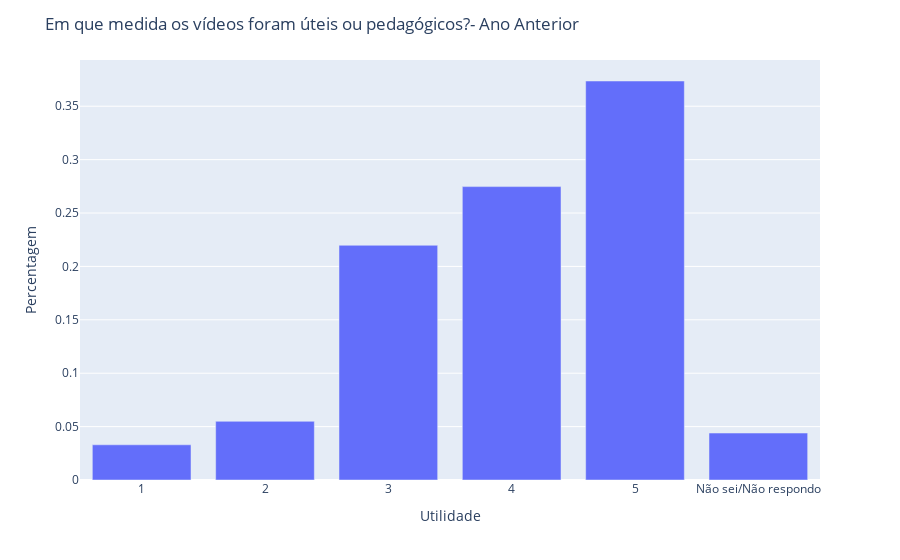

Notebook source saved alongside this figure:
### Code cell
import plotly_express as px

fig = px.bar(Year1videos, x='Liked?', y='percentage',
             labels={'Liked?':'Utilidade',
                    'percentage':'Percentagem'})


fig.update_layout(title_text='Em que medida os vídeos foram úteis ou pedagógicos?- Ano Anterior')
fig.update_layout(xaxis_type='category')


fig.show()
fig.write_image('Outputs/ImageOutputsYear/Year1videos.png')

### Figure 1 — Plotly figure (JSON) as saved in the notebook; plotly's stock layout.template omitted (floating-point values rounded to 4 significant figures)
{"data": [{"alignmentgroup": "True", "hovertemplate": "Utilidade=%{x}<br>Percentagem=%{y}<extra></extra>", "legendgroup": "", "marker": {"color": "#636efa"}, "name": "", "offsetgroup": "", "orientation": "v", "showlegend": false, "textposition": "auto", "type": "bar", "x": ["1", "2", "3", "4", "5", "Não sei/Não respondo"], "xaxis": "x", "y": [0.03297, 0.05495, 0.2198, 0.2747, 0.3736, 0.04396], "yaxis": "y"}], "layout": {"barmode": "relative", "legend": {"tracegroupgap": 0}, "margin": {"t": 60}, "title": {"text": "Em que medida os vídeos foram úteis ou pedagógicos?- Ano Anterior"}, "xaxis": {"anchor": "y", "domain": [0, 1], "title": {"text": "Utilidade"}, "type": "category"}, "yaxis": {"anchor": "x", "domain": [0, 1], "title": {"text": "Percentagem"}}}}
